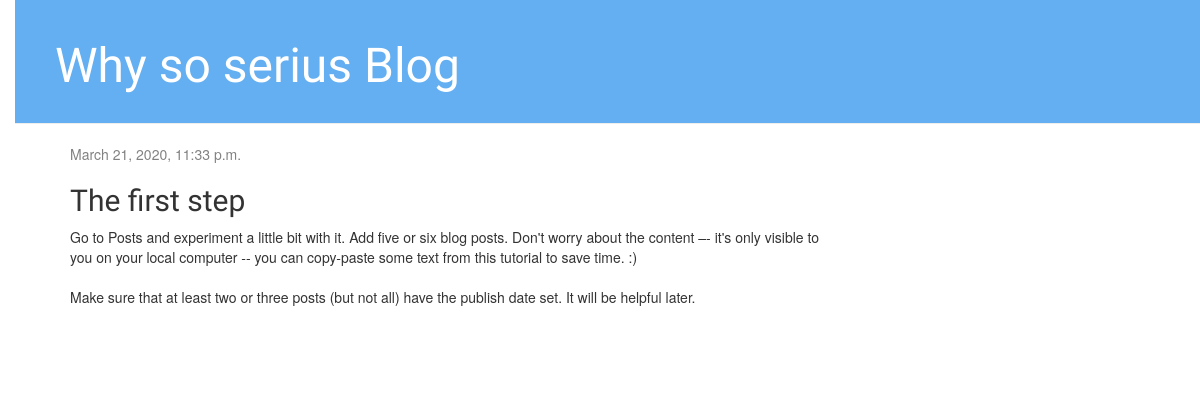
/post/1/, run on an earlier commit of the app's database.
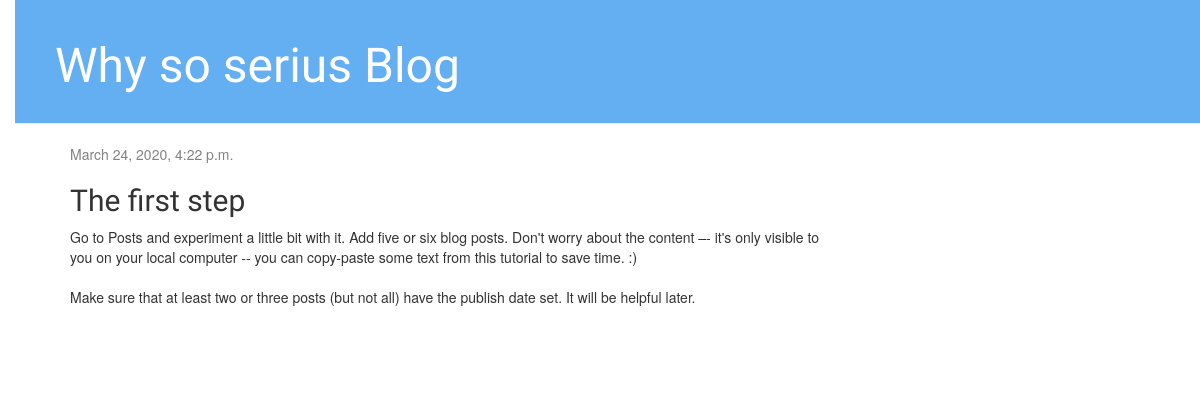
And on a later commit of the database.
### blog/models.py (models this page shows, shortened)
class Post(models.Model):
    author = models.ForeignKey(settings.AUTH_USER_MODEL, on_delete=models.CASCADE)
    title = models.CharField(max_length=200)
    text = models.TextField()
    created_date = models.DateTimeField(default=timezone.now)
    published_date = models.DateTimeField(blank=True,null=True)

### blog/views.py (the view)
# urls.py: path('post/<int:pk>/', views.post_detail, name='post_detail'),
def post_detail(request, pk):
    post = get_object_or_404(Post, pk=pk)
    return render(request, 'blog/post_detail.html', {'post': post})

### blog/templates/blog/post_detail.html (shortened to what this page needs)
{% extends 'blog/base.html' %}
{% block content %}
    <div class="post">
        {% if post.published_date %}
            <div class="date">
                {{ post.published_date }}
            </div>
        {% endif %}
        <h2>{{ post.title }}</h2>
        <p>{{ post.text|linebreaksbr }}</p>
    </div>
{% endblock %}

What changed in the data, as far as the page shows it:
changed Post "The first step": published_date "March 21, 2020, 11:33 p.m." → "March 24, 2020, 4:22 p.m."
